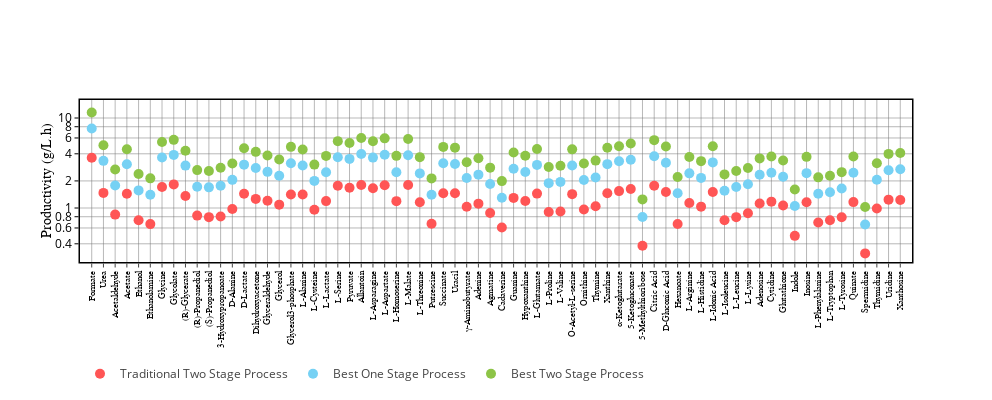
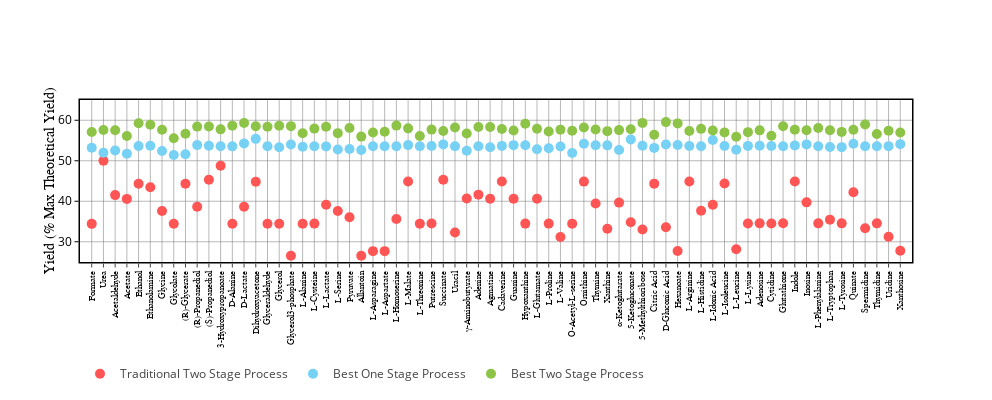
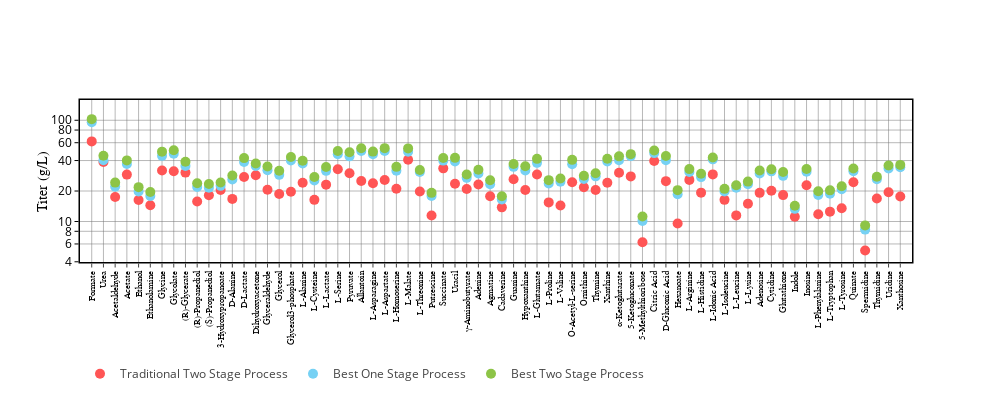

The notebook cell these images were saved under, in order:
### Markdown cell above
# Objective: Productivity #

# Constraints: None #

### Code cell
tickvals = [[0.2,0.4,0.6,0.8,1,2,4,6,8,10,20],
            [20,30,40,50,60,70,80],
            [2, 4, 6, 8, 10, 20, 40, 60, 80, 100, 200]]

ranges = [[-0.6, 1.2],
          [25, 65],
          [0.6, 2.2]]

plot_process_metrics(process_metrics['prod'], ranges, tickvals)#, filename='objA')

### Figure 1 — Plotly figure (JSON) as saved in the notebook; plotly's stock layout.template omitted (floating-point values rounded to 4 significant figures)
{"data": [{"legendgroup": "ts_sub", "marker": {"color": "#FF5555", "size": 10}, "mode": "markers", "name": "Traditional Two Stage Process", "showlegend": true, "type": "scatter", "x": ["Formate", "Urea", "Acetaldehyde", "Acetate", "Ethanol", "Ethanolamine", "Glycine", "Glycolate", "(R)-Glycerate", "(R)-Propanediol", "(S)-Propanediol", "3-Hydroxypropanoate", "D-Alanine", "D-Lactate", "Dihydroxyacetone", "Glyceraldehyde", "Glycerol", "Glycerol3-phosphate", "L-Alanine", "L-Cysteine", "L-Lactate", "L-Serine", "Pyruvate", "Allantoin", "L-Asparagine", "L-Aspartate", "L-Homoserine", "L-Malate", "L-Threonine", "Putrescine", "Succinate", "Uracil", "γ-Aminobutyrate", "Adenine", "Agmatine", "Cadaverine", "Guanine", "Hypoxanthine", "L-Glutamate", "L-Proline", "L-Valine", "O-Acetyl-L-serine", "Ornithine", "Thymine", "Xanthine", "α-Ketoglutarate", "5-Ketogluconate", "5-Methylthioribose", "Citric Acid", "D-Gluconic Acid", "Hexanoate", "L-Arginine", "L-Histidine", "L-Idonic Acid", "L-Isoleucine", "L-Leucine", "L-Lysine", "Adenosine", "Cytidine", "Glutathione", "Indole", "Inosine", "L-Phenylalanine", "L-Tryptophan", "L-Tyrosine", "Quinate", "Spermidine", "Thymidine", "Uridine", "Xanthosine"], "y": [3.61, 1.472, 0.8444, 1.439, 0.7301, 0.662, 1.715, 1.83, 1.359, 0.8234, 0.7913, 0.8061, 0.9767, 1.438, 1.263, 1.203, 1.09, 1.41, 1.41, 0.9554, 1.193, 1.766, 1.679, 1.798, 1.659, 1.788, 1.192, 1.798, 1.157, 0.6697, 1.457, 1.457, 1.034, 1.117, 0.8806, 0.6078, 1.295, 1.196, 1.445, 0.902, 0.9144, 1.425, 0.9608, 1.046, 1.458, 1.541, 1.628, 0.38, 1.766, 1.503, 0.6652, 1.135, 1.035, 1.506, 0.7309, 0.7914, 0.8751, 1.12, 1.176, 1.064, 0.4903, 1.16, 0.6899, 0.7307, 0.7882, 1.163, 0.313, 0.9868, 1.238, 1.229]}, {"legendgroup": "os_best", "marker": {"color": "#76D1F4", "size": 10}, "mode": "markers", "name": "Best One Stage Process", "showlegend": true, "type": "scatter", "x": ["Formate", "Urea", "Acetaldehyde", "Acetate", "Ethanol", "Ethanolamine", "Glycine", "Glycolate", "(R)-Glycerate", "(R)-Propanediol", "(S)-Propanediol", "3-Hydroxypropanoate", "D-Alanine", "D-Lactate", "Dihydroxyacetone", "Glyceraldehyde", "Glycerol", "Glycerol3-phosphate", "L-Alanine", "L-Cysteine", "L-Lactate", "L-Serine", "Pyruvate", "Allantoin", "L-Asparagine", "L-Aspartate", "L-Homoserine", "L-Malate", "L-Threonine", "Putrescine", "Succinate", "Uracil", "γ-Aminobutyrate", "Adenine", "Agmatine", "Cadaverine", "Guanine", "Hypoxanthine", "L-Glutamate", "L-Proline", "L-Valine", "O-Acetyl-L-serine", "Ornithine", "Thymine", "Xanthine", "α-Ketoglutarate", "5-Ketogluconate", "5-Methylthioribose", "Citric Acid", "D-Gluconic Acid", "Hexanoate", "L-Arginine", "L-Histidine", "L-Idonic Acid", "L-Isoleucine", "L-Leucine", "L-Lysine", "Adenosine", "Cytidine", "Glutathione", "Indole", "Inosine", "L-Phenylalanine", "L-Tryptophan", "L-Tyrosine", "Quinate", "Spermidine", "Thymidine", "Uridine", "Xanthosine"], "y": [7.634, 3.34, 1.776, 3.059, 1.568, 1.402, 3.632, 3.89, 2.958, 1.725, 1.695, 1.77, 2.054, 3.033, 2.788, 2.521, 2.283, 3.142, 2.965, 2.001, 2.494, 3.671, 3.511, 3.98, 3.631, 3.913, 2.491, 3.852, 2.425, 1.404, 3.144, 3.081, 2.153, 2.349, 1.846, 1.298, 2.726, 2.515, 3.013, 1.888, 1.95, 2.963, 2.051, 2.186, 3.07, 3.307, 3.444, 0.7954, 3.763, 3.177, 1.461, 2.425, 2.159, 3.212, 1.555, 1.71, 1.834, 2.344, 2.462, 2.225, 1.05, 2.439, 1.441, 1.494, 1.648, 2.461, 0.6547, 2.063, 2.63, 2.697]}, {"legendgroup": "ts_best", "marker": {"color": "#8DC447", "size": 10}, "mode": "markers", "name": "Best Two Stage Process", "showlegend": true, "type": "scatter", "x": ["Formate", "Urea", "Acetaldehyde", "Acetate", "Ethanol", "Ethanolamine", "Glycine", "Glycolate", "(R)-Glycerate", "(R)-Propanediol", "(S)-Propanediol", "3-Hydroxypropanoate", "D-Alanine", "D-Lactate", "Dihydroxyacetone", "Glyceraldehyde", "Glycerol", "Glycerol3-phosphate", "L-Alanine", "L-Cysteine", "L-Lactate", "L-Serine", "Pyruvate", "Allantoin", "L-Asparagine", "L-Aspartate", "L-Homoserine", "L-Malate", "L-Threonine", "Putrescine", "Succinate", "Uracil", "γ-Aminobutyrate", "Adenine", "Agmatine", "Cadaverine", "Guanine", "Hypoxanthine", "L-Glutamate", "L-Proline", "L-Valine", "O-Acetyl-L-serine", "Ornithine", "Thymine", "Xanthine", "α-Ketoglutarate", "5-Ketogluconate", "5-Methylthioribose", "Citric Acid", "D-Gluconic Acid", "Hexanoate", "L-Arginine", "L-Histidine", "L-Idonic Acid", "L-Isoleucine", "L-Leucine", "L-Lysine", "Adenosine", "Cytidine", "Glutathione", "Indole", "Inosine", "L-Phenylalanine", "L-Tryptophan", "L-Tyrosine", "Quinate", "Spermidine", "Thymidine", "Uridine", "Xanthosine"], "y": [11.49, 4.971, 2.676, 4.497, 2.383, 2.135, 5.415, 5.717, 4.325, 2.636, 2.576, 2.804, 3.125, 4.604, 4.205, 3.83, 3.462, 4.78, 4.467, 3.035, 3.794, 5.534, 5.283, 5.982, 5.511, 5.94, 3.798, 5.854, 3.675, 2.132, 4.777, 4.683, 3.221, 3.57, 2.807, 1.989, 4.144, 3.813, 4.515, 2.849, 2.943, 4.485, 3.116, 3.363, 4.663, 4.857, 5.215, 1.247, 5.673, 4.823, 2.209, 3.683, 3.314, 4.856, 2.362, 2.575, 2.783, 3.559, 3.728, 3.378, 1.606, 3.702, 2.19, 2.277, 2.503, 3.739, 1.028, 3.137, 3.992, 4.089]}], "layout": {"height": 400, "hovermode": "closest", "legend": {"orientation": "h", "x": 0, "y": -0.6}, "showlegend": true, "width": 992, "xaxis": {"gridcolor": "#707070", "gridwidth": 0.5, "linecolor": "black", "linewidth": 1.5, "mirror": true, "range": [-1, 70], "showline": true, "tickangle": -90, "tickfont": {"color": "black", "family": "Arial", "size": 9.25}, "ticklen": 4, "ticks": "outside", "type": "category"}, "yaxis": {"gridcolor": "#707070", "gridwidth": 0.5, "linecolor": "black", "linewidth": 1.5, "mirror": true, "nticks": 12, "range": [-0.6, 1.2], "showgrid": true, "showline": true, "side": "top", "tickcolor": "black", "tickfont": {"color": "black", "size": 12}, "ticklen": 4, "ticks": "outside", "tickvals": [0.2, 0.4, 0.6, 0.8, 1, 2, 4, 6, 8, 10, 20], "title": {"font": {"color": "black", "family": "Arial", "size": 14}, "standoff": 0, "text": "Productivity (g/L.h)"}, "type": "log"}}}

### Figure 2 — Plotly figure (JSON) as saved in the notebook; plotly's stock layout.template omitted (floating-point values rounded to 4 significant figures)
{"data": [{"legendgroup": "ts_sub", "marker": {"color": "#FF5555", "size": 10}, "mode": "markers", "name": "Traditional Two Stage Process", "showlegend": true, "type": "scatter", "x": ["Formate", "Urea", "Acetaldehyde", "Acetate", "Ethanol", "Ethanolamine", "Glycine", "Glycolate", "(R)-Glycerate", "(R)-Propanediol", "(S)-Propanediol", "3-Hydroxypropanoate", "D-Alanine", "D-Lactate", "Dihydroxyacetone", "Glyceraldehyde", "Glycerol", "Glycerol3-phosphate", "L-Alanine", "L-Cysteine", "L-Lactate", "L-Serine", "Pyruvate", "Allantoin", "L-Asparagine", "L-Aspartate", "L-Homoserine", "L-Malate", "L-Threonine", "Putrescine", "Succinate", "Uracil", "γ-Aminobutyrate", "Adenine", "Agmatine", "Cadaverine", "Guanine", "Hypoxanthine", "L-Glutamate", "L-Proline", "L-Valine", "O-Acetyl-L-serine", "Ornithine", "Thymine", "Xanthine", "α-Ketoglutarate", "5-Ketogluconate", "5-Methylthioribose", "Citric Acid", "D-Gluconic Acid", "Hexanoate", "L-Arginine", "L-Histidine", "L-Idonic Acid", "L-Isoleucine", "L-Leucine", "L-Lysine", "Adenosine", "Cytidine", "Glutathione", "Indole", "Inosine", "L-Phenylalanine", "L-Tryptophan", "L-Tyrosine", "Quinate", "Spermidine", "Thymidine", "Uridine", "Xanthosine"], "y": [34.42, 49.98, 41.52, 40.58, 44.33, 43.46, 37.59, 34.44, 44.33, 38.64, 45.32, 48.76, 34.46, 38.63, 44.82, 34.45, 34.46, 26.55, 34.45, 34.48, 39.12, 37.59, 36.04, 26.53, 27.68, 27.68, 35.63, 44.88, 34.47, 34.49, 45.31, 32.29, 40.66, 41.63, 40.63, 44.87, 40.62, 34.48, 40.61, 34.48, 31.18, 34.47, 44.85, 39.46, 33.19, 39.66, 34.83, 33.04, 44.35, 33.57, 27.73, 44.86, 37.64, 39.14, 44.38, 28.13, 34.5, 34.54, 34.52, 34.57, 44.89, 39.73, 34.54, 35.46, 34.54, 42.23, 33.35, 34.55, 31.22, 27.76]}, {"legendgroup": "os_best", "marker": {"color": "#76D1F4", "size": 10}, "mode": "markers", "name": "Best One Stage Process", "showlegend": true, "type": "scatter", "x": ["Formate", "Urea", "Acetaldehyde", "Acetate", "Ethanol", "Ethanolamine", "Glycine", "Glycolate", "(R)-Glycerate", "(R)-Propanediol", "(S)-Propanediol", "3-Hydroxypropanoate", "D-Alanine", "D-Lactate", "Dihydroxyacetone", "Glyceraldehyde", "Glycerol", "Glycerol3-phosphate", "L-Alanine", "L-Cysteine", "L-Lactate", "L-Serine", "Pyruvate", "Allantoin", "L-Asparagine", "L-Aspartate", "L-Homoserine", "L-Malate", "L-Threonine", "Putrescine", "Succinate", "Uracil", "γ-Aminobutyrate", "Adenine", "Agmatine", "Cadaverine", "Guanine", "Hypoxanthine", "L-Glutamate", "L-Proline", "L-Valine", "O-Acetyl-L-serine", "Ornithine", "Thymine", "Xanthine", "α-Ketoglutarate", "5-Ketogluconate", "5-Methylthioribose", "Citric Acid", "D-Gluconic Acid", "Hexanoate", "L-Arginine", "L-Histidine", "L-Idonic Acid", "L-Isoleucine", "L-Leucine", "L-Lysine", "Adenosine", "Cytidine", "Glutathione", "Indole", "Inosine", "L-Phenylalanine", "L-Tryptophan", "L-Tyrosine", "Quinate", "Spermidine", "Thymidine", "Uridine", "Xanthosine"], "y": [53.23, 51.97, 52.53, 51.74, 53.62, 53.71, 52.43, 51.41, 51.61, 53.86, 53.72, 53.59, 53.56, 54.28, 55.41, 53.59, 53.34, 54.0, 53.44, 53.59, 53.54, 52.78, 52.89, 52.65, 53.59, 53.59, 53.59, 53.87, 53.59, 53.64, 54.04, 53.59, 52.46, 53.59, 53.32, 53.66, 53.85, 53.82, 52.85, 53.09, 53.52, 51.91, 54.22, 53.82, 53.8, 52.63, 55.28, 53.72, 53.18, 54.0, 53.91, 53.65, 53.59, 55.11, 53.63, 52.72, 53.66, 53.7, 53.62, 53.58, 53.79, 54.03, 53.57, 53.4, 53.36, 54.19, 53.59, 53.59, 53.61, 54.1]}, {"legendgroup": "ts_best", "marker": {"color": "#8DC447", "size": 10}, "mode": "markers", "name": "Best Two Stage Process", "showlegend": true, "type": "scatter", "x": ["Formate", "Urea", "Acetaldehyde", "Acetate", "Ethanol", "Ethanolamine", "Glycine", "Glycolate", "(R)-Glycerate", "(R)-Propanediol", "(S)-Propanediol", "3-Hydroxypropanoate", "D-Alanine", "D-Lactate", "Dihydroxyacetone", "Glyceraldehyde", "Glycerol", "Glycerol3-phosphate", "L-Alanine", "L-Cysteine", "L-Lactate", "L-Serine", "Pyruvate", "Allantoin", "L-Asparagine", "L-Aspartate", "L-Homoserine", "L-Malate", "L-Threonine", "Putrescine", "Succinate", "Uracil", "γ-Aminobutyrate", "Adenine", "Agmatine", "Cadaverine", "Guanine", "Hypoxanthine", "L-Glutamate", "L-Proline", "L-Valine", "O-Acetyl-L-serine", "Ornithine", "Thymine", "Xanthine", "α-Ketoglutarate", "5-Ketogluconate", "5-Methylthioribose", "Citric Acid", "D-Gluconic Acid", "Hexanoate", "L-Arginine", "L-Histidine", "L-Idonic Acid", "L-Isoleucine", "L-Leucine", "L-Lysine", "Adenosine", "Cytidine", "Glutathione", "Indole", "Inosine", "L-Phenylalanine", "L-Tryptophan", "L-Tyrosine", "Quinate", "Spermidine", "Thymidine", "Uridine", "Xanthosine"], "y": [57.08, 57.59, 57.53, 56.09, 59.28, 58.87, 57.67, 55.56, 56.66, 58.43, 58.45, 57.75, 58.67, 59.32, 58.5, 58.4, 58.65, 58.54, 56.79, 57.93, 58.38, 56.82, 58.08, 55.97, 56.96, 57.17, 58.68, 58.0, 56.11, 57.69, 57.36, 58.21, 56.73, 58.35, 58.33, 57.82, 57.49, 59.16, 57.9, 57.21, 57.68, 57.42, 58.2, 57.71, 57.31, 57.57, 57.78, 59.35, 56.44, 59.54, 59.22, 57.35, 57.87, 57.45, 57.01, 55.92, 57.06, 57.5, 56.18, 58.54, 57.68, 57.53, 58.09, 57.54, 57.12, 57.67, 58.95, 56.6, 57.41, 56.97]}], "layout": {"height": 400, "hovermode": "closest", "legend": {"orientation": "h", "x": 0, "y": -0.6}, "showlegend": true, "width": 992, "xaxis": {"gridcolor": "#707070", "gridwidth": 0.5, "linecolor": "black", "linewidth": 1.5, "mirror": true, "range": [-1, 70], "showline": true, "tickangle": -90, "tickfont": {"color": "black", "family": "Arial", "size": 9.25}, "ticklen": 4, "ticks": "outside", "type": "category"}, "yaxis": {"gridcolor": "#707070", "gridwidth": 0.5, "linecolor": "black", "linewidth": 1.5, "mirror": true, "nticks": 12, "range": [25, 65], "showgrid": true, "showline": true, "side": "top", "tickcolor": "black", "tickfont": {"color": "black", "size": 12}, "ticklen": 4, "ticks": "outside", "tickvals": [20, 30, 40, 50, 60, 70, 80], "title": {"font": {"color": "black", "family": "Arial", "size": 14}, "standoff": 0, "text": "Yield (% Max Theoretical Yield)"}, "type": "linear"}}}

### Figure 3 — Plotly figure (JSON) as saved in the notebook; plotly's stock layout.template omitted (floating-point values rounded to 4 significant figures)
{"data": [{"legendgroup": "ts_sub", "marker": {"color": "#FF5555", "size": 10}, "mode": "markers", "name": "Traditional Two Stage Process", "showlegend": true, "type": "scatter", "x": ["Formate", "Urea", "Acetaldehyde", "Acetate", "Ethanol", "Ethanolamine", "Glycine", "Glycolate", "(R)-Glycerate", "(R)-Propanediol", "(S)-Propanediol", "3-Hydroxypropanoate", "D-Alanine", "D-Lactate", "Dihydroxyacetone", "Glyceraldehyde", "Glycerol", "Glycerol3-phosphate", "L-Alanine", "L-Cysteine", "L-Lactate", "L-Serine", "Pyruvate", "Allantoin", "L-Asparagine", "L-Aspartate", "L-Homoserine", "L-Malate", "L-Threonine", "Putrescine", "Succinate", "Uracil", "γ-Aminobutyrate", "Adenine", "Agmatine", "Cadaverine", "Guanine", "Hypoxanthine", "L-Glutamate", "L-Proline", "L-Valine", "O-Acetyl-L-serine", "Ornithine", "Thymine", "Xanthine", "α-Ketoglutarate", "5-Ketogluconate", "5-Methylthioribose", "Citric Acid", "D-Gluconic Acid", "Hexanoate", "L-Arginine", "L-Histidine", "L-Idonic Acid", "L-Isoleucine", "L-Leucine", "L-Lysine", "Adenosine", "Cytidine", "Glutathione", "Indole", "Inosine", "L-Phenylalanine", "L-Tryptophan", "L-Tyrosine", "Quinate", "Spermidine", "Thymidine", "Uridine", "Xanthosine"], "y": [61.82, 38.76, 17.48, 29.05, 16.34, 14.45, 31.91, 31.33, 30.41, 15.76, 18.2, 20.47, 16.72, 27.53, 28.65, 20.6, 18.66, 19.66, 24.14, 16.36, 23.12, 32.86, 29.98, 25.08, 23.83, 25.68, 21.05, 40.78, 19.82, 11.47, 33.5, 23.59, 20.91, 23.18, 17.77, 13.79, 26.13, 20.47, 29.16, 15.44, 14.37, 24.4, 21.8, 20.46, 24.14, 30.3, 27.88, 6.234, 39.52, 25.04, 9.552, 25.76, 19.27, 29.2, 16.36, 11.49, 14.98, 19.18, 20.14, 18.22, 11.12, 22.82, 11.81, 12.51, 13.49, 24.41, 5.177, 16.89, 19.46, 17.65]}, {"legendgroup": "os_best", "marker": {"color": "#76D1F4", "size": 10}, "mode": "markers", "name": "Best One Stage Process", "showlegend": true, "type": "scatter", "x": ["Formate", "Urea", "Acetaldehyde", "Acetate", "Ethanol", "Ethanolamine", "Glycine", "Glycolate", "(R)-Glycerate", "(R)-Propanediol", "(S)-Propanediol", "3-Hydroxypropanoate", "D-Alanine", "D-Lactate", "Dihydroxyacetone", "Glyceraldehyde", "Glycerol", "Glycerol3-phosphate", "L-Alanine", "L-Cysteine", "L-Lactate", "L-Serine", "Pyruvate", "Allantoin", "L-Asparagine", "L-Aspartate", "L-Homoserine", "L-Malate", "L-Threonine", "Putrescine", "Succinate", "Uracil", "γ-Aminobutyrate", "Adenine", "Agmatine", "Cadaverine", "Guanine", "Hypoxanthine", "L-Glutamate", "L-Proline", "L-Valine", "O-Acetyl-L-serine", "Ornithine", "Thymine", "Xanthine", "α-Ketoglutarate", "5-Ketogluconate", "5-Methylthioribose", "Citric Acid", "D-Gluconic Acid", "Hexanoate", "L-Arginine", "L-Histidine", "L-Idonic Acid", "L-Isoleucine", "L-Leucine", "L-Lysine", "Adenosine", "Cytidine", "Glutathione", "Indole", "Inosine", "L-Phenylalanine", "L-Tryptophan", "L-Tyrosine", "Quinate", "Spermidine", "Thymidine", "Uridine", "Xanthosine"], "y": [95.59, 40.31, 22.11, 37.03, 19.76, 17.86, 44.51, 46.77, 35.4, 21.96, 21.57, 22.49, 25.99, 38.68, 35.42, 32.03, 28.88, 39.99, 37.45, 25.42, 31.65, 46.14, 43.99, 49.76, 46.14, 49.72, 31.65, 48.95, 30.81, 17.84, 39.95, 39.14, 26.97, 29.84, 23.32, 16.49, 34.64, 31.96, 37.95, 23.78, 24.66, 36.75, 26.35, 27.91, 39.12, 40.21, 44.25, 10.14, 47.39, 40.28, 18.57, 30.81, 27.44, 41.11, 19.76, 21.52, 23.3, 29.81, 31.28, 28.24, 13.33, 31.03, 18.32, 18.84, 20.85, 31.33, 8.319, 26.21, 33.41, 34.4]}, {"legendgroup": "ts_best", "marker": {"color": "#8DC447", "size": 10}, "mode": "markers", "name": "Best Two Stage Process", "showlegend": true, "type": "scatter", "x": ["Formate", "Urea", "Acetaldehyde", "Acetate", "Ethanol", "Ethanolamine", "Glycine", "Glycolate", "(R)-Glycerate", "(R)-Propanediol", "(S)-Propanediol", "3-Hydroxypropanoate", "D-Alanine", "D-Lactate", "Dihydroxyacetone", "Glyceraldehyde", "Glycerol", "Glycerol3-phosphate", "L-Alanine", "L-Cysteine", "L-Lactate", "L-Serine", "Pyruvate", "Allantoin", "L-Asparagine", "L-Aspartate", "L-Homoserine", "L-Malate", "L-Threonine", "Putrescine", "Succinate", "Uracil", "γ-Aminobutyrate", "Adenine", "Agmatine", "Cadaverine", "Guanine", "Hypoxanthine", "L-Glutamate", "L-Proline", "L-Valine", "O-Acetyl-L-serine", "Ornithine", "Thymine", "Xanthine", "α-Ketoglutarate", "5-Ketogluconate", "5-Methylthioribose", "Citric Acid", "D-Gluconic Acid", "Hexanoate", "L-Arginine", "L-Histidine", "L-Idonic Acid", "L-Isoleucine", "L-Leucine", "L-Lysine", "Adenosine", "Cytidine", "Glutathione", "Indole", "Inosine", "L-Phenylalanine", "L-Tryptophan", "L-Tyrosine", "Quinate", "Spermidine", "Thymidine", "Uridine", "Xanthosine"], "y": [102.5, 44.66, 24.22, 40.15, 21.85, 19.58, 48.96, 50.54, 38.86, 23.82, 23.48, 24.24, 28.47, 42.27, 37.39, 34.91, 31.76, 43.35, 39.8, 27.48, 34.5, 49.67, 48.32, 52.89, 49.04, 53.04, 34.66, 52.7, 32.26, 19.18, 42.41, 42.51, 29.17, 32.49, 25.51, 17.77, 36.98, 35.13, 41.58, 25.62, 26.58, 40.65, 28.29, 29.93, 41.68, 43.98, 46.25, 11.2, 50.29, 44.41, 20.4, 32.94, 29.63, 42.85, 21.01, 22.83, 24.78, 31.92, 32.78, 30.85, 14.29, 33.04, 19.86, 20.3, 22.32, 33.34, 9.151, 27.68, 35.78, 36.22]}], "layout": {"height": 400, "hovermode": "closest", "legend": {"orientation": "h", "x": 0, "y": -0.6}, "showlegend": true, "width": 992, "xaxis": {"gridcolor": "#707070", "gridwidth": 0.5, "linecolor": "black", "linewidth": 1.5, "mirror": true, "range": [-1, 70], "showline": true, "tickangle": -90, "tickfont": {"color": "black", "family": "Arial", "size": 9.25}, "ticklen": 4, "ticks": "outside", "type": "category"}, "yaxis": {"gridcolor": "#707070", "gridwidth": 0.5, "linecolor": "black", "linewidth": 1.5, "mirror": true, "nticks": 12, "range": [0.6, 2.2], "showgrid": true, "showline": true, "side": "top", "tickcolor": "black", "tickfont": {"color": "black", "size": 12}, "ticklen": 4, "ticks": "outside", "tickvals": [2, 4, 6, 8, 10, 20, 40, 60, 80, 100, 200], "title": {"font": {"color": "black", "family": "Arial", "size": 14}, "standoff": 0, "text": "Titer (g/L)"}, "type": "log"}}}
